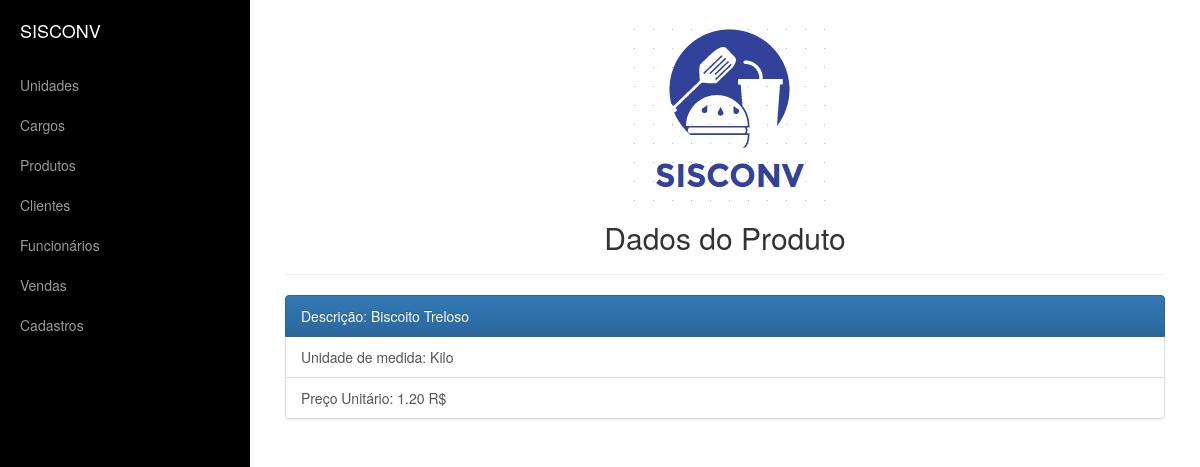
Screenshot of /appvendas/produto/detail/8 with the database file from the repository.
### appvendas/models.py (models this page shows, shortened)
class Produto(models.Model):
    descricao=models.CharField("Descrição",max_length=255)
    valorUnitario=models.DecimalField("Valor Unitário",max_digits=10,decimal_places=2)
    unidade=models.ForeignKey(Unidade,on_delete=models.PROTECT,verbose_name="Unidade")

class Unidade(models.Model):
    descricao=models.CharField("Descrição",max_length=100)
    sigla=models.CharField("Sigla",max_length=5)

### appvendas/views.py (the view)
# urls.py: url(r'^produto/detail/(?P<pk>\d+)$',produto_detail,name='produto_detail'),
def produto_detail(request, pk):
    produto=Produto.objects.get(id=pk)
    return render(request, 'produto/produto_detail.html', {'produto':produto})

### templates/produto/produto_detail.html
{% extends 'base.html' %}
{% block conteudo %}
    <center><h2>Dados do Produto </h2></center>
    <hr>
    <div class="list-group">
    	<a href="#" class="list-group-item active">Descrição: {{produto.descricao}}</a>
    	<a href="#" class="list-group-item">Unidade de medida: {{produto.unidade.descricao}}</a>
    	<a href="#" class="list-group-item">Preço Unitário: {{produto.valorUnitario}} R$</a>
    </div>
{% endblock %}

### static/css/simple-sidebar.css (style rules this page uses)
body { overflow-x: hidden; }

### rows the page displays
Produto: descricao "Biscoito Treloso", unidade.descricao "Kilo", valorUnitario "1.20"
